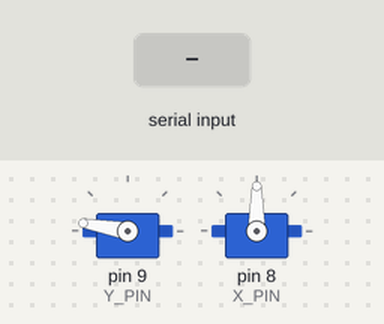
A sketch run on a simulated Arduino Uno, built with avr-gcc and run on an emulated ATmega328P. On the bench: 2 × servo. Inputs (shaded band) come from the test bench. What the sketch prints to the serial monitor is not drawn.

Above: at 1.2 s.
1.3 s: "A90\n" received over Serial
At 2.6 s:
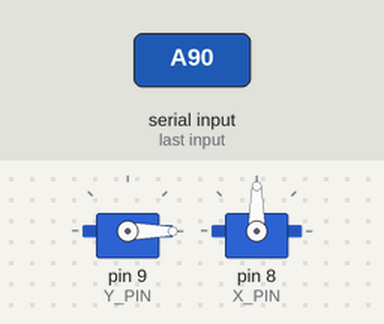
3.8 s: "A,45\n" received over Serial
At 5.0 s:
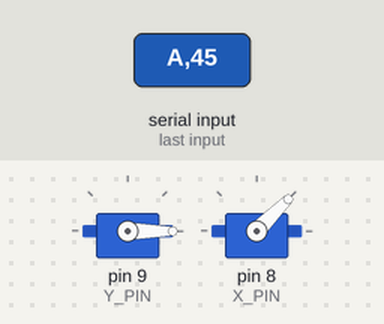
5.3 s: "A" received over Serial
At 6.7 s:
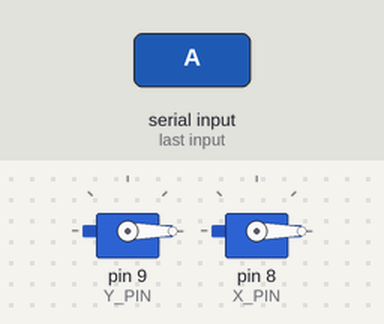
Timing chart, 0 to 8.3 s (numbered marks = the images above; inputs shaded):
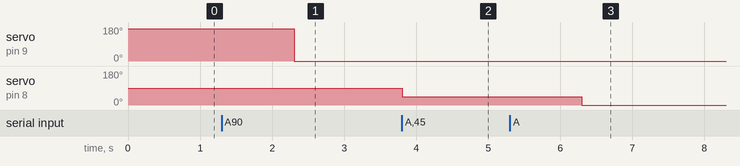

The sketch:

arrowcontrol.ino
```cpp
#include <Servo.h>

Servo y_servo;  // create servo object to control a servo
                // twelve servo objects can be created on most boards
Servo x_servo;

int pos = 0;    // variable to store the servo position
const int Y_PIN = 9;
const int X_PIN = 8;

void setup()
{
  Serial.begin(9600);
  y_servo.attach(Y_PIN);  // attaches the servo on pin 9 to the servo object
  x_servo.attach(X_PIN);
  y_servo.write(170);
  x_servo.write(90);
}

void loop()
{
  while(Serial.available() > 0){
    char command = Serial.read();
     if (command == 'A'){
        x_servo.write(Serial.parseInt());
        y_servo.write(Serial.parseInt());
        Serial.write(x_servo.read());
        Serial.write(y_servo.read());
     }
     if (command == 'M'){
        int in = Serial.parseInt();
        Serial.write(in);
        if (in == 1){
          y_servo.write(y_servo.read()-5);
        }
        if (in == 2){
          y_servo.write(y_servo.read()+5);
        }
        if (in == 3){
          x_servo.write(x_servo.read()-5);
        }
        if (in == 4){
          x_servo.write(x_servo.read()+5);
        }
      }
    }
}
```

Measured:
- after the input at 1.3 s, servo on pin 9 (Y_PIN): 170° → 0° after 1.0 s
- after the input at 3.8 s, servo on pin 8 (X_PIN): 90° → 45° at once
- after the input at 5.3 s, servo on pin 8 (X_PIN): 45° → 0° after 1.0 s
